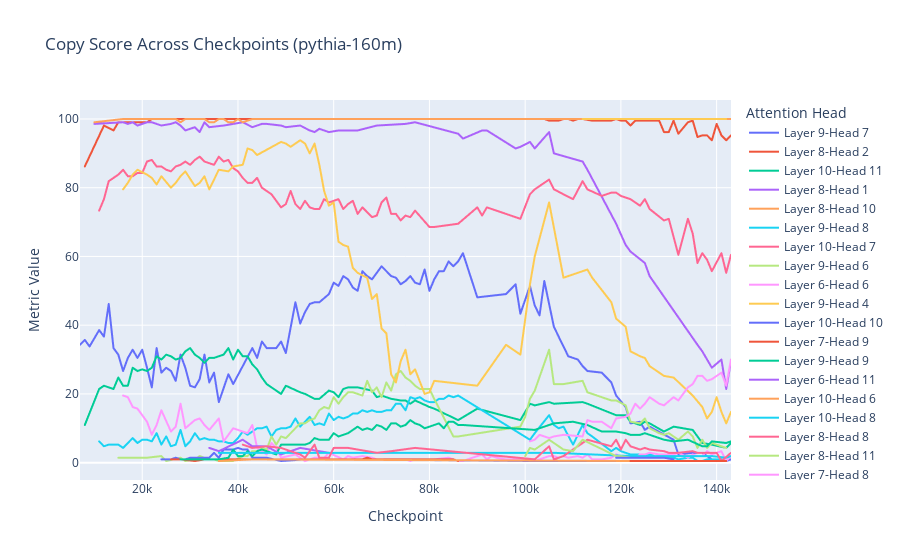

Notebook code for this chart:
### Code cell
# note that most, but not all of these are formally 'NMHs'; if attention to S1 exceeds attention to IO, they are not NMHs
all_heads_copy_score = plot_head_circuit_scores(MODEL_NAME, copy_scores, title= f'Copy Score Across Checkpoints ({MODEL_NAME})')
